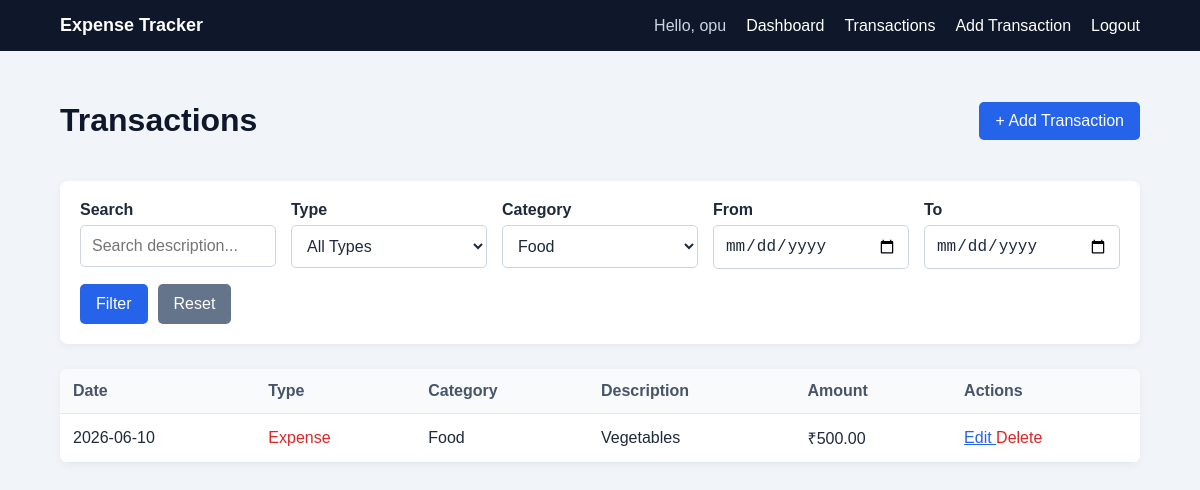
The page /transactions.php?category_id=2 (signed in) on the database its author committed.
### tables this page shows
CREATE TABLE `transactions` (
  `id` int(10) UNSIGNED NOT NULL,
  `user_id` int(10) UNSIGNED NOT NULL,
  `category_id` int(10) UNSIGNED NOT NULL,
  `type` enum('income','expense') NOT NULL,
  `amount` decimal(10,2) NOT NULL,
  `description` varchar(255) DEFAULT NULL,
  `transaction_date` date NOT NULL,
  `created_at` timestamp NOT NULL DEFAULT current_timestamp()
);

CREATE TABLE `categories` (
  `id` int(10) UNSIGNED NOT NULL,
  `name` varchar(50) NOT NULL
);

### transactions.php (the view, shortened to what this page needs)
<?php
require_once "config/db.php";
$search = trim($_GET["search"] ?? "");
$categoryId = (int) ($_GET["category_id"] ?? 0);
$fromDate = $_GET["from_date"] ?? "";
$toDate = $_GET["to_date"] ?? "";
$categoryStmt = $pdo->query(
    "SELECT id, name
     FROM categories
     ORDER BY name ASC"
);
$categories = $categoryStmt->fetchAll(PDO::FETCH_ASSOC);
$sql = "
    SELECT
        transactions.id,
        transactions.type,
        transactions.amount,
        transactions.description,
        transactions.transaction_date,
        categories.name AS category_name
    FROM transactions
    INNER JOIN categories
        ON transactions.category_id = categories.id
    WHERE transactions.user_id = ?
";
$params = [
    $_SESSION["user_id"]
];
if ($categoryId > 0) {
    $sql .= "
        AND transactions.category_id = ?
    ";
    $params[] = $categoryId;
}
$sql .= "
    ORDER BY
        transactions.transaction_date DESC,
        transactions.id DESC
";
$stmt = $pdo->prepare($sql);
$stmt->execute($params);
$transactions = $stmt->fetchAll(PDO::FETCH_ASSOC);
function e($value): string
{
    return htmlspecialchars(
        (string) $value,
        ENT_QUOTES,
        "UTF-8"
    );
}
?>
<!DOCTYPE html>
<html lang="en">
<head>
    <link
        rel="stylesheet"
        href="css/style.css"
    >
</head>
<body>
<?php require "includes/navbar.php"; ?>
<main class="container">
    <div class="page-header">
        <h1>Transactions</h1>
        <a
            href="add_transaction.php"
            class="button-link"
        >
            + Add Transaction
        </a>
    </div>
    <form
        method="GET"
        action="transactions.php"
        class="filter-form"
    >
        <div>
            <label for="search">
                Search
            </label>
            <input
                type="text"
                id="search"
                name="search"
                placeholder="Search description..."
                value="<?= e($search) ?>"
            >
        </div>
        <div>
            <label for="filter_type">
                Type
            </label>
            <select
                id="filter_type"
                name="type"
            >
                <option value="">
                    All Types
                </option>
            </select>
        </div>
        <div>
            <label for="filter_category">
                Category
            </label>
            <select
                id="filter_category"
                name="category_id"
            >
                <?php foreach ($categories as $category): ?>
                    <option
                        value="<?= (int) $category["id"] ?>"
                        <?= $categoryId === (int) $category["id"]
                            ? "selected"
                            : "" ?>
                    >
                        <?= e($category["name"]) ?>
                    </option>
                <?php endforeach; ?>
            </select>
        </div>
        <div>
            <label for="from_date">
                From
            </label>
            <input
                type="date"
                id="from_date"
                name="from_date"
                value="<?= e($fromDate) ?>"
            >
        </div>
        <div>
            <label for="to_date">
                To
            </label>
            <input
                type="date"
                id="to_date"
                name="to_date"
                value="<?= e($toDate) ?>"
            >
        </div>
        <div class="filter-actions">
            <button type="submit">
                Filter
            </button>
            <a
                href="transactions.php"
                class="reset-button"
            >
                Reset
            </a>
        </div>
    </form>
    <?php if (empty($transactions)): ?>
        <p>
            No transactions found.
        </p>
    <?php else: ?>
        <div class="table-wrapper">
            <table>
                <thead>
                    <tr>
                        <th>Date</th>
                        <th>Type</th>
                        <th>Category</th>
                        <th>Description</th>
                        <th>Amount</th>
                        <th>Actions</th>
                    </tr>
                </thead>
                <tbody>
                <?php foreach ($transactions as $transaction): ?>
                    <tr>
                        <td>
                            <?= e($transaction["transaction_date"]) ?>
                        </td>
                        <td>
                            <span class="<?= e($transaction["type"]) ?>">
                                <?= e(ucfirst($transaction["type"])) ?>
                            </span>
                        </td>
                        <td>
                            <?= e($transaction["category_name"]) ?>
                        </td>
                        <td>
                            <?php if (
                                isset($transaction["description"]) &&
                                trim($transaction["description"]) !== ""
                            ): ?>
                                <?= e($transaction["description"]) ?>
                            <?php else: ?>
                                —
                            <?php endif; ?>
                        </td>
                        <td>
                            ₹<?= number_format(
                                (float) $transaction["amount"],
                                2
                            ) ?>
                        </td>
                        <td>
                            <a
                                href="edit_transaction.php?id=<?= (int) $transaction["id"] ?>"
                            >
                                Edit
                            </a>
                            <form
                                method="POST"
                                action="delete_transaction.php"
                                class="inline-form delete-form"
                            >
                                <button
                                    type="submit"
                                    class="delete-button"
                                >
                                    Delete
                                </button>
                            </form>
                        </td>
                    </tr>
                <?php endforeach; ?>
                </tbody>
            </table>
        </div>
    <?php endif; ?>
</main>
</body>
</html>

### css/style.css (style rules this page uses)
* { box-sizing: border-box; }
html { font-size: 16px; }
body { margin: 0; font-family: Arial, Helvetica, sans-serif; background: #f1f5f9; color: #1e293b; }
a { color: #2563eb; }
h1, h2, h3 { color: #0f172a; }
.container { width: 90%; max-width: 1100px; margin: 30px auto; }
label { display: block; margin-top: 15px; margin-bottom: 6px; font-weight: bold; }
input, select, textarea { width: 100%; padding: 11px; border: 1px solid #cbd5e1; border-radius: 5px; background: white; color: #1e293b; font-size: 16px; }
button { width: 100%; margin-top: 20px; padding: 11px 16px; border: none; border-radius: 5px; background: #2563eb; color: white; font-size: 16px; cursor: pointer; }
.button-link { display: inline-block; padding: 10px 16px; background: #2563eb; color: white; border-radius: 5px; text-decoration: none; }
.expense { color: #dc2626; }
.page-header { display: flex; justify-content: space-between; align-items: center; gap: 20px; margin-bottom: 20px; }
.table-wrapper { overflow-x: auto; background: white; border-radius: 8px; box-shadow: 0 2px 8px rgba(0, 0, 0, 0.05); }
table { width: 100%; border-collapse: collapse; }
th, td { padding: 13px; border-bottom: 1px solid #e2e8f0; text-align: left; white-space: nowrap; }
th { background: #f8fafc; color: #475569; }
.filter-form { display: grid; grid-template-columns: repeat(5, minmax(0, 1fr)); gap: 15px; margin-bottom: 25px; padding: 20px; background: white; border-radius: 8px; box-shadow: 0 2px 8px rgba(0, 0, 0, 0.05); }
.filter-form label { margin-top: 0; }
.filter-actions { display: flex; align-items: end; gap: 10px; }
.filter-actions button { width: auto; margin: 0; }
.reset-button { display: inline-block; padding: 11px 16px; background: #64748b; color: white; border-radius: 5px; text-decoration: none; }
.inline-form { display: inline; }
.inline-form button { width: auto; }
.delete-button { margin: 0; padding: 0; background: none; color: #dc2626; font-size: inherit; }

### rows shown on the page
transactions: transaction_date "2026-06-10", type "Expense", category.name "Food", description "Vegetables", amount "500.00"

### other values the page prints
$_SESSION["user_name"] "opu"
form field category_id "Food"
